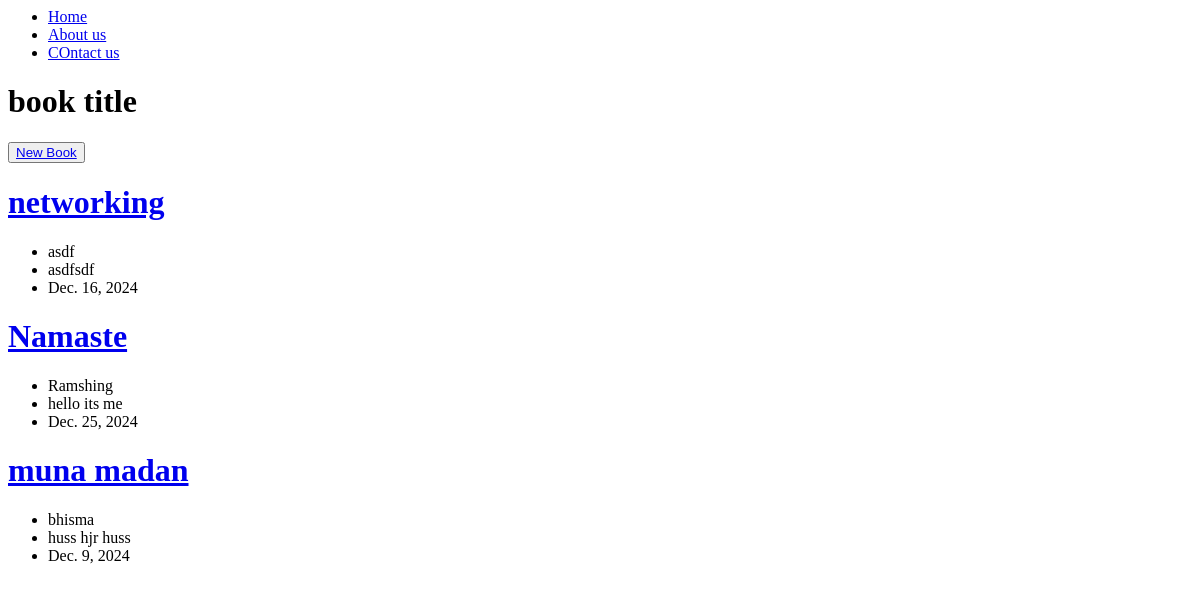
Before: / with the older database file.
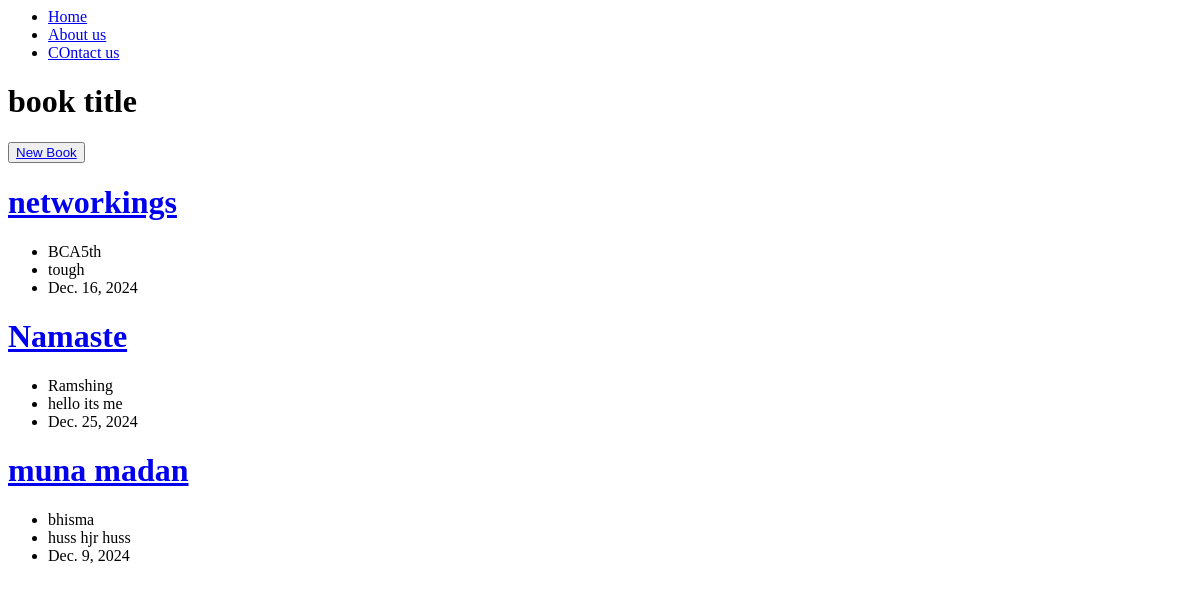
After: the same page with the newer database file.
### book_review/models.py (models this page shows, shortened)
class Book(models.Model):
    title = models.CharField(max_length=255)
    author = models.CharField(max_length=150)
    published_date=models.DateField(null=True,blank=True)
    description=models.TextField(null=True,blank=True)
    created_at=models.DateTimeField(auto_now_add=True)
    updated_at=models.DateTimeField(auto_now=True)

### book_review/views.py (the view)
# urls.py: path('',index,name='home'),
def index(request):
    books=Book.objects.all()
    context={'books':books}
    return render(request,'index.html',context)

### book_review/templates/index.html
<html>
    <head></head>
    <body>
        {% include 'nav.html' %}
        {% block content %}
        <h1>book title</h1>
        <button><a href="{%url 'new_book' %}">New Book</a></button>
        {% for book in books %}
        <h1><a href="{% url 'book_details' book.id %}">{{book.title}}</a></h1>
        <ul>
            <li>{{book.author}}</li>
            <li>{{book.description}}</li>
            <li>{{book.published_date}}</li>
        </ul>
        {% endfor %}
        {%endblock content %}
    </body>
</html>

Changed rows visible on the page:
changed Book: title "networking" → "networkings"; author "asdf" → "BCA5th"; description "asdfsdf" → "tough"
